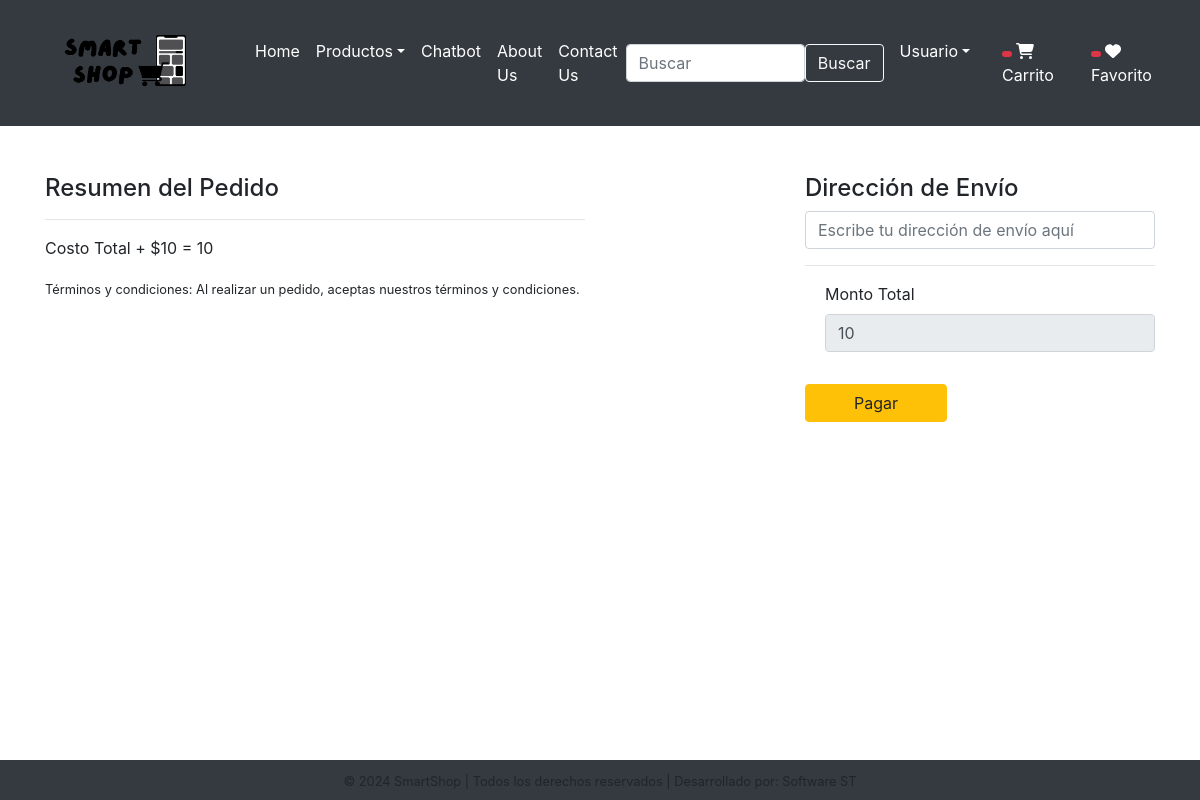
/checkout/ (signed in), run on an earlier commit of the app's database.
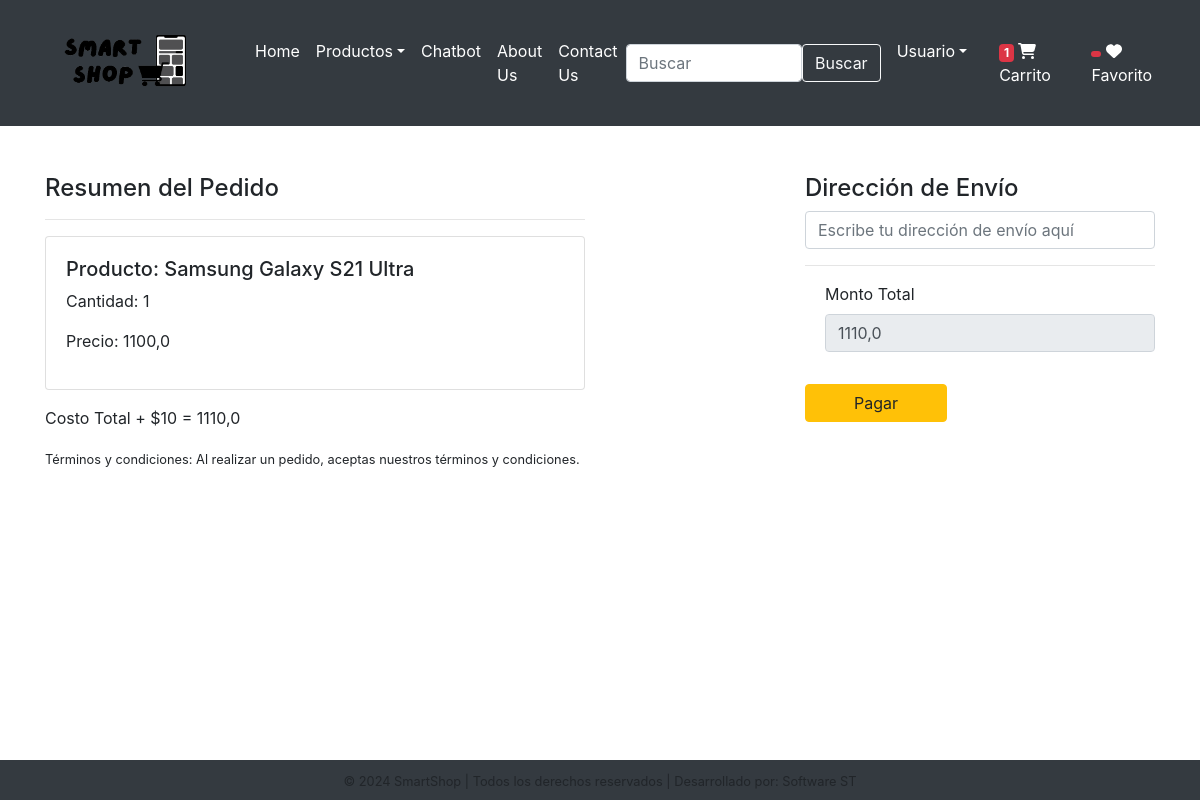
And on a later commit of the database.
### app/models.py (models this page shows, shortened)
class Cart(models.Model):
    user = models.ForeignKey(User,on_delete=models.CASCADE)
    product = models.ForeignKey(Product,on_delete=models.CASCADE)
    quantity = models.PositiveIntegerField(default=1)

class Product(models.Model):
    title = models.CharField(max_length=100)
    selling_price = models.FloatField()
    discounted_price = models.FloatField()
    description = models.TextField()
    composition = models.TextField(default='')
    prodapp = models.TextField(default='')
    category = models.CharField(choices=CATEGORY_CHOICES, max_length=2)
    product_image = models.ImageField(upload_to='product')

### app/views.py (the view, shortened to what this page needs)
# urls.py: path('checkout/', views.checkout.as_view(), name='checkout'),
@method_decorator(login_required,name='dispatch')
class checkout(View):
    def get(self, request):
        totalitem = 0
        wishitem = 0
        if request.user.is_authenticated:
            totalitem = len(Cart.objects.filter(user=request.user))
            wishitem = len(Wishlist.objects.filter(user=request.user))
        user = request.user
        add = Customer.objects.filter(user=user)
        cart_items = Cart.objects.filter(user=user)
        famount = 0
        for p in cart_items:
            value = p.quantity * p.product.discounted_price
            famount = famount + value
        totalamount = famount + 10
        razoramount = int(totalamount * 100)
        try:
            client = razorpay.Client(auth=(settings.RAZOR_KEY_ID, settings.RAZOR_KEY_SECRET))  # type: ignore
            data = {"amount": razoramount, "currency": "INR", "receipt": "order_rcptid_12"}
            payment_response = client.order.create(data=data)
            print(payment_response)
            order_id = payment_response['id']
            order_status = payment_response['status']
            if order_status == 'created':
                payment = Payment(
                    user=user,
                    amount=totalamount,
                    razorpay_order_id=order_id,
                    razorpay_payment_status=order_status
                )
                payment.save()
            else:
                order_id = None
        except Exception as e:
            print(f"Error creating Razorpay order: {e}")
            order_id = None
        return render(request, 'app/checkout.html', {
            'order_id': order_id,
            'totalitem': totalitem,
            'wishitem': wishitem,
            'add': add,
            'cart_items': cart_items,
            'famount': famount,
            'totalamount': totalamount,
        })

### app/templates/app/checkout.html (shortened to what this page needs)
{% extends "app/base.html" %}
{% load static %}
{% block main-content %}
<div class="container my-5">
    <div class="row mt-5">
        <div class="col-sm-6">
            <h4>Resumen del Pedido</h4>
            <hr>
            {% for item in cart_items %}
                <div class="card mb-3">
                    <div class="card-body">
                        <h5>Producto: {{ item.product.title }}</h5>
                        <p>Cantidad: {{ item.quantity }}</p>
                        <p class="fw-bold">Precio: {{ item.product.discounted_price }}</p>
                    </div>
                </div>
            {% endfor %}
            <p class="fw-bold">Costo Total + $10 = {{ totalamount }}</p>
            <small>Términos y condiciones: Al realizar un pedido, aceptas nuestros términos y condiciones.</small>
        </div>
        <div class="col-sm-4 offset-sm-2">
            <h4>Dirección de Envío</h4>
            <input type="text" class="form-control" id="direccion" name="direccion" placeholder="Escribe tu dirección de envío aquí">
            <hr>
            <form method="post" id="myform">
                <div class="form-check mb-3">
                    <label for="totamount" class="form-label">Monto Total</label>
                    <input type="text" class="form-control" name="totamount" value="{{ totalamount }}" readonly class="fw-bold">
                </div>
                <div class="text-end">
                    <button id="rzp-button1" type="submit" class="btn btn-warning mt-3 px-5 fw-bold">Pagar</button>
                </div>
            </form>
        </div>
    </div>
</div>
{% endblock main-content %}

What changed in the data, as far as the page shows it:
added Cart: product "Samsung Galaxy S21 Ultra", quantity "1", product.discounted_price "1100,0"
Also different on the page:
{{ totalitem }}: (not shown) → "1"
{{ totalamount }}: "10" → "1110,0"
form field totamount: "10" → "1110,0"
